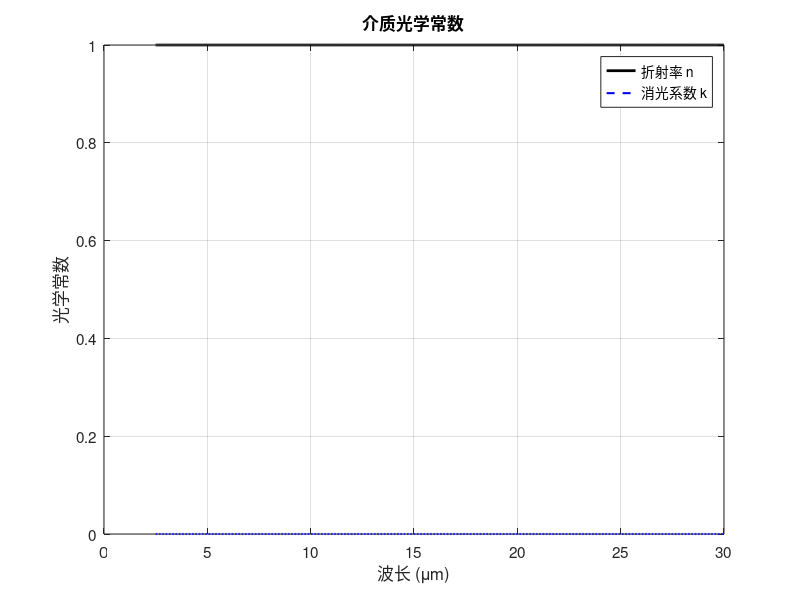

The MATLAB source for this figure: (Note: this script raises an error after producing the figure.)
%% ========================================================================
% Mie散射模式分解分析程序
% 功能：分解并分析Mie散射中各个电偶极和磁偶极模式的贡献
%       计算每个模式（an和bn）的散射截面和吸收截面
% ========================================================================

clc
clear
close all

%% ========================================================================
% 第一部分：定义计算参数
% ========================================================================

% 定义波长范围（单位：米）
% 波长范围：2.5 到 30 微米，步长 0.01 微米（中红外到远红外）
lamda = (2.5:0.01:30)' * 10^-6;
lamda_um = lamda * 10^6;  % 转换为微米单位
lamda_nm = lamda * 10^9;  % 转换为纳米单位

% 物理常数
c = 299792458;  % 光速 (m/s)
w = 2*pi*c./lamda;  % 角频率 (rad/s)

% 计算波数（单位：cm^-1），常用于红外光谱分析
wavenum = 10000 ./ lamda_um;

%% ========================================================================
% 第二部分：设置介质的光学常数
% ========================================================================

% 介质折射率和消光系数
% 这里设置为空气：折射率 n=1，消光系数 k=0（无吸收）
n_medium = zeros(length(lamda), 1) + 1;
k_medium = zeros(length(lamda), 1);

% 绘制介质光学常数
figure('Position', [100, 100, 800, 500]);
plot(lamda_um, n_medium, 'k-', 'LineWidth', 2);
hold on;
plot(lamda_um, k_medium, 'b--', 'LineWidth', 1.5);
xlabel('波长 (\mum)', 'FontSize', 12);
ylabel('光学常数', 'FontSize', 12);
title('介质光学常数', 'FontSize', 14, 'FontWeight', 'bold');
legend('折射率 n', '消光系数 k', 'Location', 'best', 'FontSize', 11);
grid on;
set(gca, 'FontSize', 11);

%% ========================================================================
% 第三部分：设置粒子的光学常数
% ========================================================================

% 粒子（颜料）折射率和消光系数
% 使用SiO2的光学常数函数
n_particle = sio2_n(lamda);
k_particle = sio2_k(lamda);

% 计算介电常数（实部和虚部）
% 注意：这里使用 n - i*k 的形式（与代码中一致）
complex_n = n_particle - 1i*k_particle;
eps_complex = complex_n.^2;
eps1 = real(eps_complex);  % 介电常数实部
eps2 = -imag(eps_complex); % 介电常数虚部（注意负号）

% 绘制粒子光学常数
figure('Position', [100, 100, 800, 500]);
plot(lamda_um, n_particle, 'k-', 'LineWidth', 2);
hold on;
plot(lamda_um, k_particle, 'r-', 'LineWidth', 2);
xlabel('波长 (\mum)', 'FontSize', 12);
ylabel('光学常数', 'FontSize', 12);
title('粒子光学常数', 'FontSize', 14, 'FontWeight', 'bold');
legend('折射率 n', '消光系数 k', 'Location', 'best', 'FontSize', 11);
grid on;
set(gca, 'FontSize', 11);

% 绘制介电常数
figure('Position', [100, 100, 800, 500]);
plot(wavenum, eps1, 'k-', 'LineWidth', 2);
hold on;
plot(wavenum, eps2, 'b-', 'LineWidth', 2);
xlabel('波数 (cm^{-1})', 'FontSize', 12);
ylabel('介电常数 \epsilon', 'FontSize', 12);
title('粒子介电常数', 'FontSize', 14, 'FontWeight', 'bold');
legend('\epsilon_1 (实部)', '\epsilon_2 (虚部)', 'Location', 'best', 'FontSize', 11);
grid on;
set(gca, 'FontSize', 11);

%% ========================================================================
% 第四部分：定义粒子参数和模式数量
% ========================================================================

% 粒子半径（单位：米）
% 可以根据需要修改，例如：r_particle = 2500*1e-9; （大粒子）
r_particle = 25 * 1e-9;  % 25 nm（小粒子）

% 要分析的Mie模式数量
% an: 电偶极模式（electric modes）
% bn: 磁偶极模式（magnetic modes）
N = 5;  % 分析前5个模式（n=1到5）

%% ========================================================================
% 第五部分：初始化结果矩阵
% ========================================================================

% 总散射和吸收截面
Cscat = zeros(length(lamda), 1);  % 总散射截面
Cabs = zeros(length(lamda), 1);    % 总吸收截面

% 各模式的散射和吸收截面
% an模式（电偶极模式）
Cscat_an = zeros(length(lamda), N);  % 各an模式的散射截面
Cabs_an = zeros(length(lamda), N);   % 各an模式的吸收截面

% bn模式（磁偶极模式）
Cscat_bn = zeros(length(lamda), N);  % 各bn模式的散射截面
Cabs_bn = zeros(length(lamda), N);   % 各bn模式的吸收截面

%% ========================================================================
% 第六部分：Mie散射计算主循环
% ========================================================================

fprintf('开始计算Mie散射模式分解...\n');
fprintf('粒子半径: %.1f nm\n', r_particle*1e9);
fprintf('波长数量: %d\n', length(lamda));
fprintf('分析模式数: %d\n\n', N);

for i = 1:length(lamda)
    % 获取当前波长下的介质折射率
    n_medium_sc = n_medium(i);
    
    % 计算尺寸参数 x = 2*pi*n_medium*r/lambda
    x_1 = 2*pi*n_medium_sc*r_particle/lamda(i);
    
    % 计算相对折射率 m = (n_particle + i*k_particle) / n_medium
    m1 = (n_particle(i) + 1i*k_particle(i)) / n_medium_sc;
    
    % ========== 计算总散射和吸收截面 ==========
    % 使用Mie函数计算总效率
    mie_result = Mie(m1, x_1);
    Qscat = mie_result(2);  % 散射效率
    Qabs = mie_result(3);   % 吸收效率
    
    % 计算总截面 = 几何截面 × 效率因子
    Cscat(i) = pi * r_particle^2 * Qscat;
    Cabs(i) = pi * r_particle^2 * Qabs;
    
    % ========== 计算各模式的贡献 ==========
    % 使用Mie_ab函数获取Mie系数 an 和 bn
    % f(1,:) = an (电偶极模式系数)
    % f(2,:) = bn (磁偶极模式系数)
    f = Mie_ab(m1, x_1);
    NN = size(f, 2);  % 实际可用的模式数量
    num = min(N, NN); % 取较小的值，避免索引超出
    
    % 计算各模式的模平方（用于散射效率计算）
    an_2 = real(f(1,:)).^2 + imag(f(1,:)).^2;  % |an|^2
    bn_2 = real(f(2,:)).^2 + imag(f(2,:)).^2;  % |bn|^2
    
    % 计算权重系数 cn = 2n + 1
    cn = 2*(1:NN) + 1;
    
    % 计算各模式的散射效率
    % qscat_an = (2/x^2) * (2n+1) * |an|^2
    qscat_an = 2*cn.*an_2/(x_1^2);
    qscat_bn = 2*cn.*bn_2/(x_1^2);
    
    % 计算各模式的消光效率
    % qext = (2/x^2) * (2n+1) * Re(an或bn)
    qext_an = 2*cn.*real(f(1,:))/(x_1^2);
    qext_bn = 2*cn.*real(f(2,:))/(x_1^2);
    
    % 计算各模式的吸收效率（消光 = 散射 + 吸收）
    qabs_an = qext_an - qscat_an;
    qabs_bn = qext_bn - qscat_bn;
    
    % 计算各模式的散射截面
    cscat_an = qscat_an * pi * r_particle^2;
    cscat_bn = qscat_bn * pi * r_particle^2;
    
    % 计算各模式的吸收截面
    cabs_an = qabs_an * pi * r_particle^2;
    cabs_bn = qabs_bn * pi * r_particle^2;
    
    % 存储结果（只存储前N个模式）
    Cscat_an(i, 1:num) = cscat_an(1:num);
    Cscat_bn(i, 1:num) = cscat_bn(1:num);
    Cabs_an(i, 1:num) = cabs_an(1:num);
    Cabs_bn(i, 1:num) = cabs_bn(1:num);
    
    % 显示进度
    if mod(i, 100) == 0
        fprintf('进度: %d/%d (%.1f%%)\n', i, length(lamda), 100*i/length(lamda));
    end
end

fprintf('计算完成！\n\n');

%% ========================================================================
% 第七部分：绘制散射截面分解结果
% ========================================================================

% 定义颜色方案，便于区分不同模式
colors_an = lines(N);  % an模式使用不同颜色
colors_bn = lines(N);  % bn模式使用不同颜色

figure('Position', [100, 100, 1000, 600]);
% 绘制总散射截面
plot(wavenum, Cscat, 'k-', 'LineWidth', 3);
hold on;

% 绘制各模式的散射截面
for k = 1:N
    % an模式（实线）
    plot(wavenum, Cscat_an(:,k), '-', 'LineWidth', 2, 'Color', colors_an(k,:));
    % bn模式（虚线）
    plot(wavenum, Cscat_bn(:,k), '--', 'LineWidth', 2, 'Color', colors_bn(k,:));
end

hold off;
xlim([750, 1400]);
xlabel('波数 (cm^{-1})', 'FontSize', 13);
ylabel('散射截面 C_{scat} (m^2)', 'FontSize', 13);
title('Mie散射截面模式分解', 'FontSize', 15, 'FontWeight', 'bold');
grid on;
set(gca, 'FontSize', 12);

% 创建图例
leg = cell(1, 2*N+1);
leg{1} = '总散射 (Total)';
for k = 1:N
    leg{2*k} = sprintf('a_%d (电偶极)', k);
    leg{2*k+1} = sprintf('b_%d (磁偶极)', k);
end
legend(leg, 'Location', 'best', 'FontSize', 10, 'NumColumns', 2);

%% ========================================================================
% 第八部分：绘制吸收截面分解结果
% ========================================================================

figure('Position', [100, 100, 1000, 600]);
% 绘制总吸收截面
plot(wavenum, Cabs, 'k-', 'LineWidth', 3);
hold on;

% 绘制各模式的吸收截面
for k = 1:N
    % an模式（实线）
    plot(wavenum, Cabs_an(:,k), '-', 'LineWidth', 2, 'Color', colors_an(k,:));
    % bn模式（虚线）
    plot(wavenum, Cabs_bn(:,k), '--', 'LineWidth', 2, 'Color', colors_bn(k,:));
end

hold off;
xlim([330, 2000]);
xlabel('波数 (cm^{-1})', 'FontSize', 13);
ylabel('吸收截面 C_{abs} (m^2)', 'FontSize', 13);
title('Mie吸收截面模式分解', 'FontSize', 15, 'FontWeight', 'bold');
grid on;
set(gca, 'FontSize', 12);

% 创建图例
leg = cell(1, 2*N+1);
leg{1} = '总吸收 (Total)';
for k = 1:N
    leg{2*k} = sprintf('a_%d (电偶极)', k);
    leg{2*k+1} = sprintf('b_%d (磁偶极)', k);
end
legend(leg, 'Location', 'best', 'FontSize', 10, 'NumColumns', 2);

%% ========================================================================
% 第九部分：保存数据（可选）
% ========================================================================

% 将散射截面数据保存到矩阵
data_scat = [wavenum, Cscat, Cscat_an, Cscat_bn];

% 将吸收截面数据保存到矩阵
data_abs = [wavenum, Cabs, Cabs_an, Cabs_bn];

% 如果需要保存到文件，可以取消下面的注释
% save('Mie_ModeAnalysis_Results.mat', 'wavenum', 'lamda_um', 'Cscat', ...
%      'Cabs', 'Cscat_an', 'Cscat_bn', 'Cabs_an', 'Cabs_bn', 'pigment_r');

%% ========================================================================
% 程序结束
% 计算结果说明：
% - Cscat: 总散射截面 [波长 × 1]
% - Cabs: 总吸收截面 [波长 × 1]
% - Cscat_an: 各an模式的散射截面 [波长 × 模式数]
% - Cscat_bn: 各bn模式的散射截面 [波长 × 模式数]
% - Cabs_an: 各an模式的吸收截面 [波长 × 模式数]
% - Cabs_bn: 各bn模式的吸收截面 [波长 × 模式数]
%
% 模式说明：
% - an (n=1,2,3...): 电偶极、电四极、电八极等模式
% - bn (n=1,2,3...): 磁偶极、磁四极、磁八极等模式
% ========================================================================

